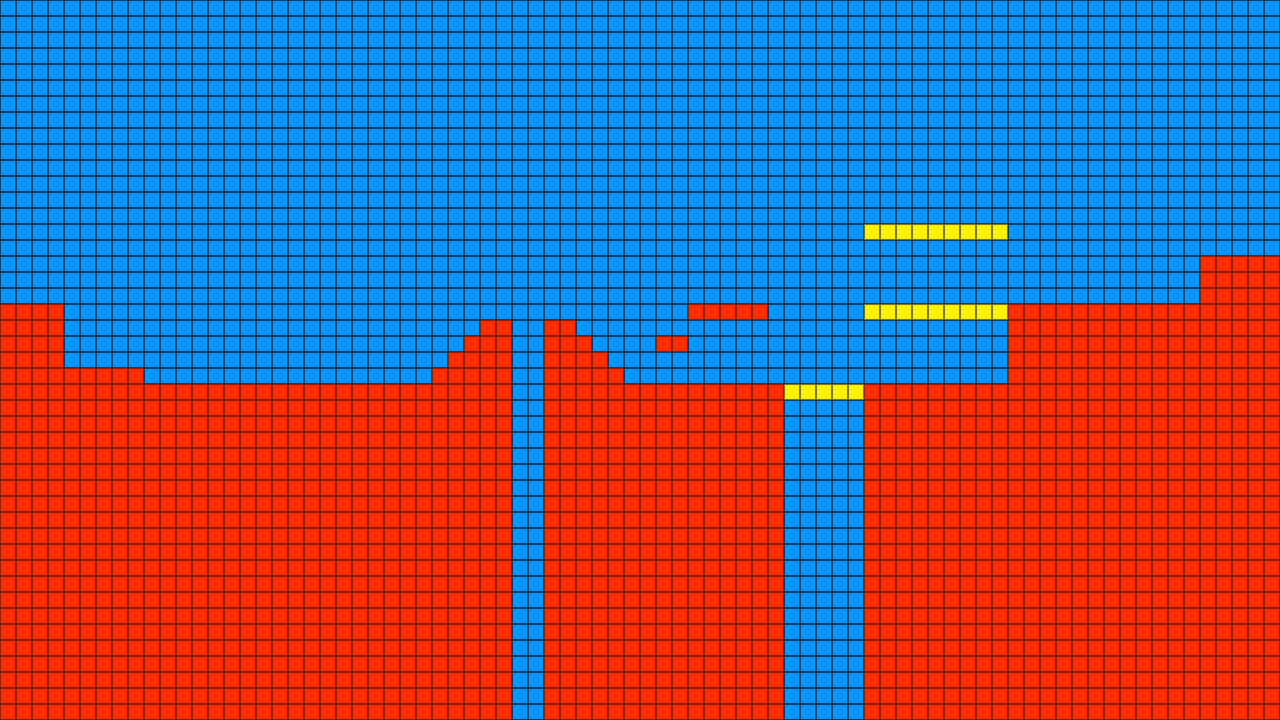

Rendered tile map (Tiled .tmx) drawn with the repository's tilesets; below, a short description and the map source with its tile grids summarised:
An orthogonal 80x45 tile map with 16x16 px tiles, 3 tile layers (Fondo, Solido, Semi) and 1 object (jugador).

<map version="1.10" tiledversion="1.10.2" orientation="orthogonal" renderorder="right-down" width="80" height="45" tilewidth="16" tileheight="16" infinite="0" nextlayerid="6" nextobjectid="2">
 <tileset firstgid="1" source="prueba.tsx" />
 <layer id="1" name="Fondo" width="80" height="45">
  <data>[3600 cells, 3600 non-empty, 1 distinct tile ids]</data>
 </layer>
 <layer id="3" name="Solido" width="80" height="45">
  <data>[3600 cells, 1693 non-empty, 1 distinct tile ids]</data>
 </layer>
 <layer id="4" name="Semi" width="80" height="45">
  <data>[3600 cells, 23 non-empty, 1 distinct tile ids]</data>
 </layer>
 <objectgroup id="5" name="Jugador">
  <object id="1" name="jugador" gid="122" x="256" y="384" width="16" height="16" />
 </objectgroup>
</map>